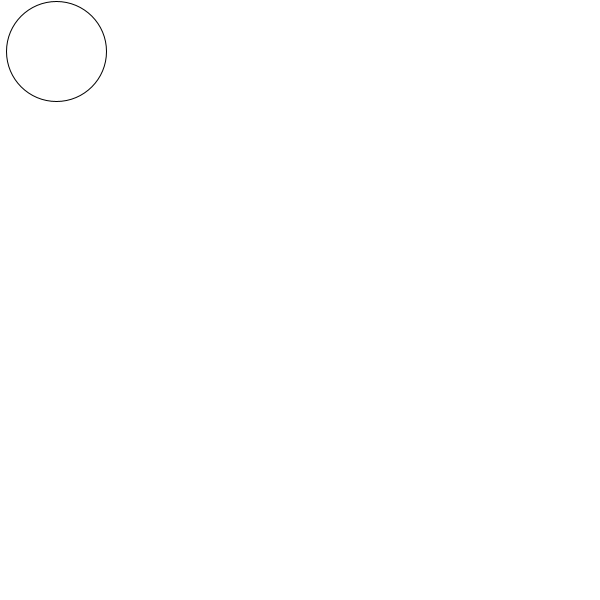
Frame 1 (no input)
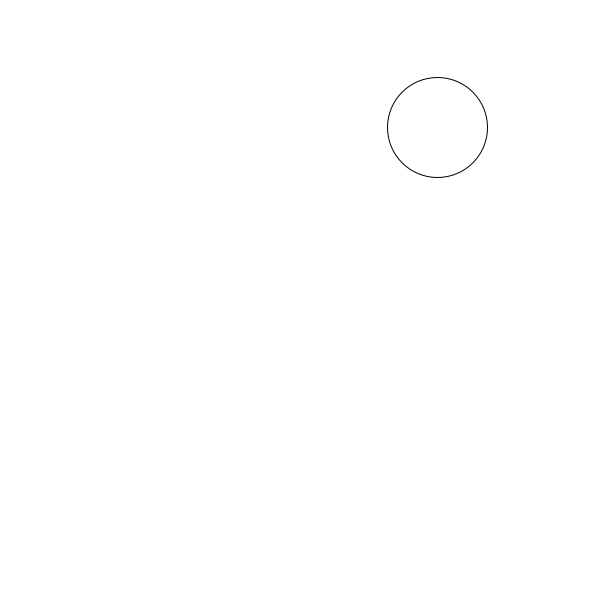
Frame 60 (the mouse pressed at the canvas centre just before this capture)
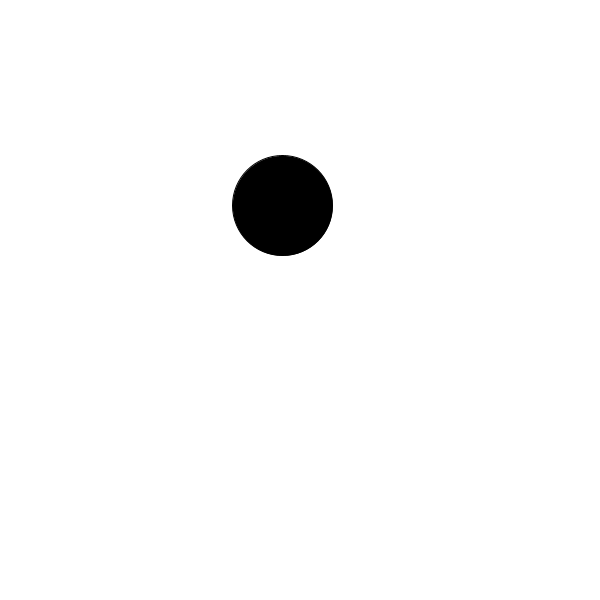
Frame 120 (the mouse held since frame 60 and released just before this capture)

The Processing sketch that drew these frames (run headless with seeded random() and noise(); from frame 60 on, the mouse is pressed at the canvas centre):

// Processing sketch: processing_33013
// ── processing_33013.pde

//current location = old location + speed//

void setup() {
  size(600, 600);
}

float centerX = 50;
float centerY = 50;
float xspeed = random (10);
float yspeed = random (5);


void draw() {
  background(255, 255, 255);
  
  centerX = centerX + xspeed;
  centerY = centerY + yspeed;

  if (centerX > 550) {
    xspeed = xspeed * -1;
    fill(0, 0, 0);
  } 
  else if (centerX < 50) {
    xspeed = xspeed * -1;
    fill (0, 255, 0);
  } 
  else if (centerY > 550) {
    yspeed= yspeed *-1;
    fill (255, 0, 0);
  } 
  else if (centerY < 50) {
    yspeed=yspeed * -1;
    fill (0, 0, 255);
  }

  ellipse(centerX, centerY, 100, 100);
}
